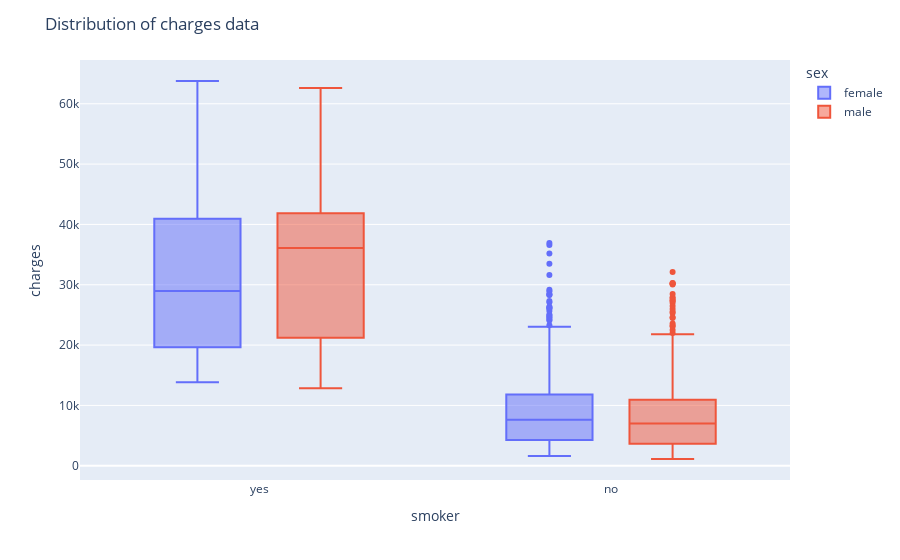

Notebook code cell kept with this figure:
### Markdown cell above
### Visualize and separate the data for hypothesis

### Code cell
fig = px.box(df,x='smoker',y='charges',color='sex')
fig.update_layout(title_text='Distribution of charges data')
fig.show()

### Figure 1 — Plotly figure (JSON) as saved in the notebook; plotly's stock layout.template omitted (floating-point values rounded to 4 significant figures; data arrays with more than 128 entries replaced by an {"elided": "..."} marker saying what was removed)
{"data": [{"alignmentgroup": "True", "hovertemplate": "sex=female<br>smoker=%{x}<br>charges=%{y}<extra></extra>", "legendgroup": "female", "marker": {"color": "#636efa"}, "name": "female", "notched": false, "offsetgroup": "female", "orientation": "v", "showlegend": true, "type": "box", "x": {"elided": "662 str values"}, "x0": " ", "xaxis": "x", "y": {"elided": "662 float values"}, "y0": " ", "yaxis": "y"}, {"alignmentgroup": "True", "hovertemplate": "sex=male<br>smoker=%{x}<br>charges=%{y}<extra></extra>", "legendgroup": "male", "marker": {"color": "#EF553B"}, "name": "male", "notched": false, "offsetgroup": "male", "orientation": "v", "showlegend": true, "type": "box", "x": {"elided": "676 str values"}, "x0": " ", "xaxis": "x", "y": {"elided": "676 float values"}, "y0": " ", "yaxis": "y"}], "layout": {"boxmode": "group", "legend": {"title": {"text": "sex"}, "tracegroupgap": 0}, "margin": {"t": 60}, "title": {"text": "Distribution of charges data"}, "xaxis": {"anchor": "y", "domain": [0, 1], "title": {"text": "smoker"}}, "yaxis": {"anchor": "x", "domain": [0, 1], "title": {"text": "charges"}}}}
